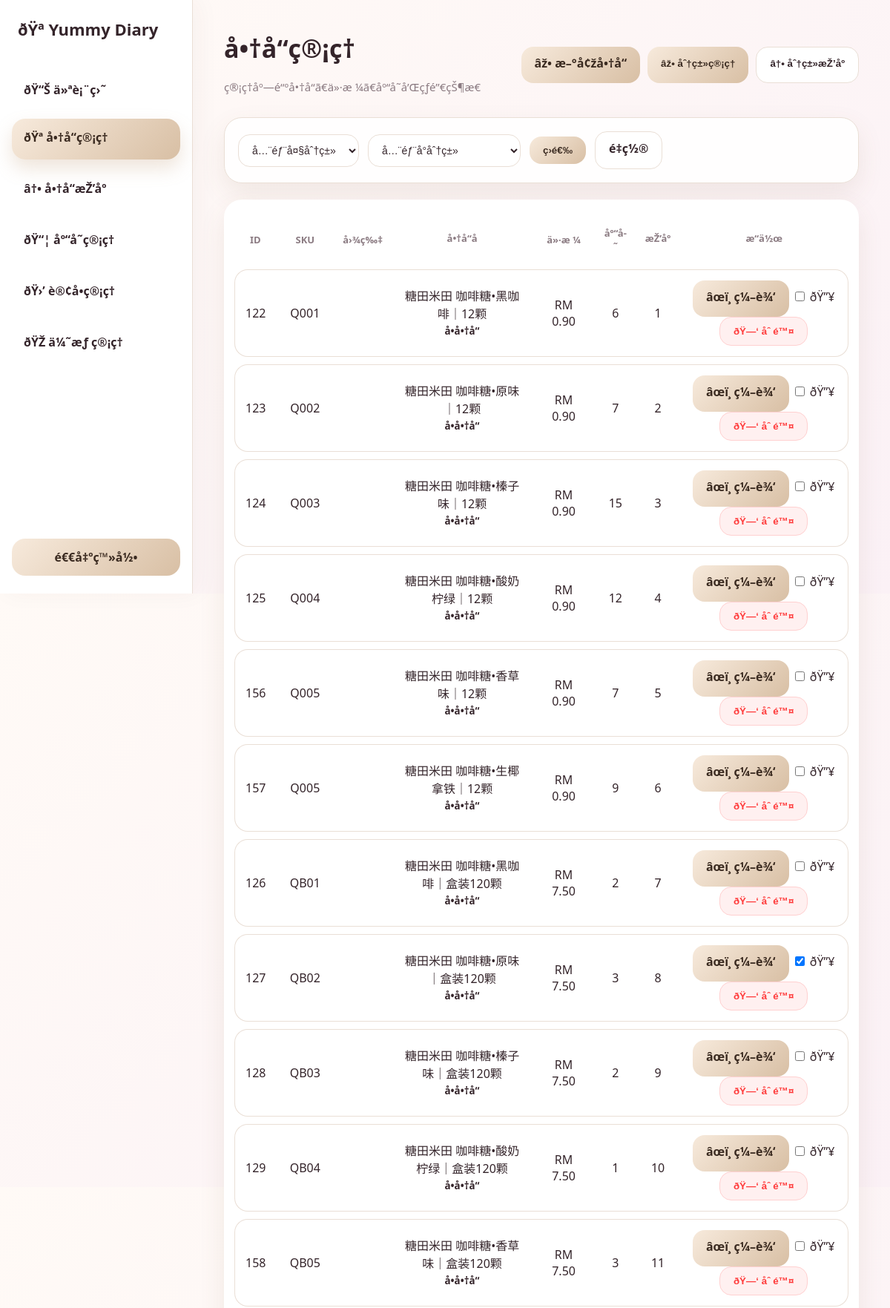
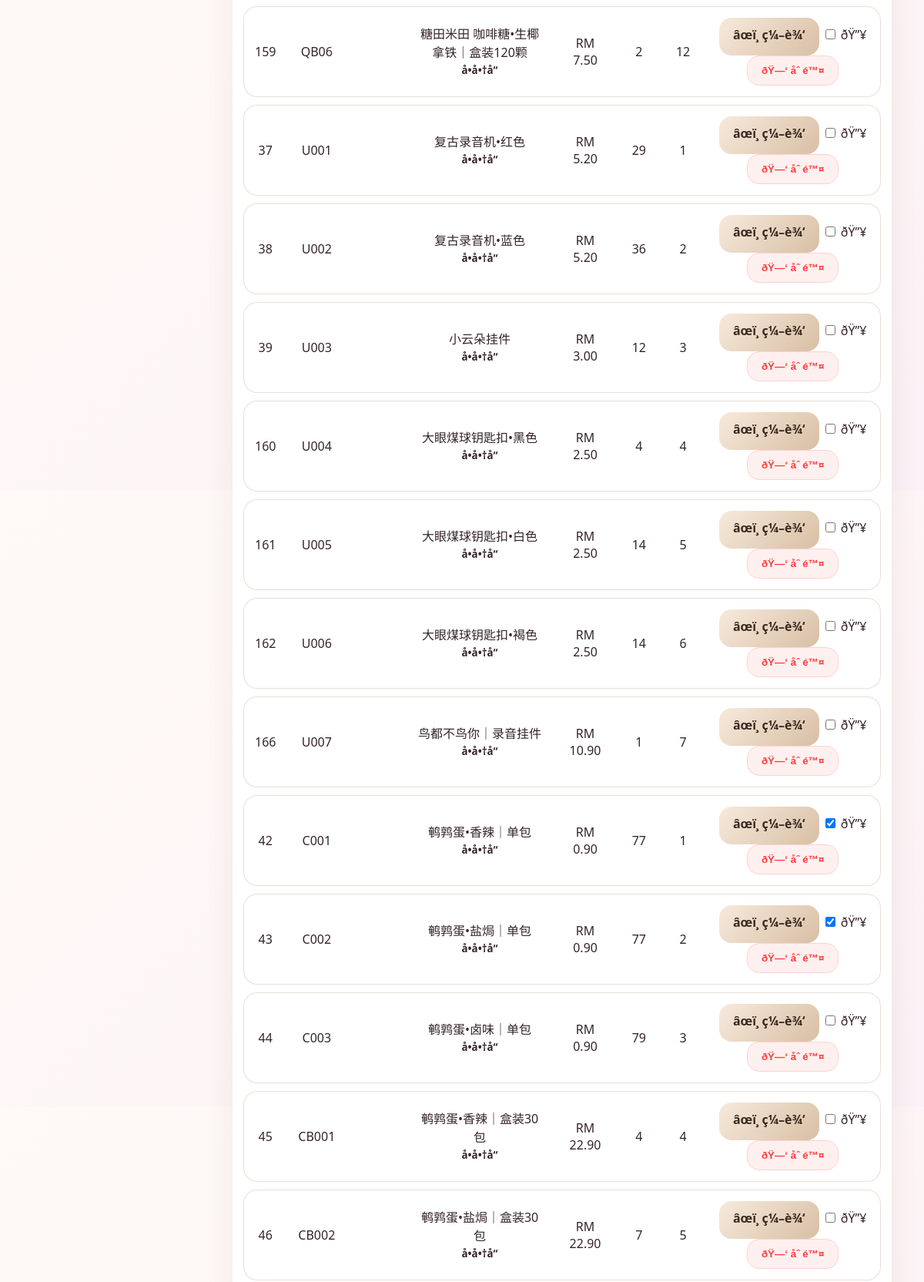
/backend/products.php (signed in, upper part), run on the app's committed database (2 pictures, top to bottom).
### tables this page shows
CREATE TABLE `products` (
  `id` int(11) NOT NULL,
  `sku` varchar(50) DEFAULT NULL,
  `name` varchar(100) NOT NULL,
  `description` text DEFAULT NULL,
  `price` decimal(10,2) NOT NULL,
  `stock` int(11) DEFAULT 0,
  `image` varchar(255) DEFAULT NULL,
  `created_at` timestamp NULL DEFAULT current_timestamp(),
  `category` varchar(50) DEFAULT 'other',
  `image_url` varchar(255) DEFAULT NULL,
  `old_category` varchar(50) DEFAULT NULL,
  `pinyin` varchar(255) DEFAULT NULL,
  `sort_order` int(11) NOT NULL DEFAULT 0,
  `warning_level` int(11) DEFAULT 5,
  `is_hot` tinyint(1) DEFAULT 0,
  `hot_order` int(11) DEFAULT 0
);

### backend/products.php (the view, shortened to what this page needs)
<?php
require __DIR__ . '/../config.php';
$stmt = $pdo->query(
    "SELECT
        g.group_key,
        g.label AS group_label,
        c.category_key,
        c.name AS category_name
     FROM category_groups g
     JOIN product_categories c ON c.group_id = g.id
     WHERE g.status = 1 AND c.status = 1
     ORDER BY g.sort_order ASC, c.sort_order ASC"
);
$selectedGroup = $_GET['group'] ?? '';
$selectedCat = $_GET['cat'] ?? '';
if ($selectedCat !== '') {
    $stmt = $pdo->prepare("SELECT * FROM products WHERE category=? AND parent_product_id IS NULL ORDER BY sort_order ASC,id DESC");
    $stmt->execute([$selectedCat]);
} else {
    $stmt = $pdo->query("SELECT * FROM products WHERE parent_product_id IS NULL ORDER BY category ASC, sort_order ASC,id DESC");
}
$products = $stmt->fetchAll(PDO::FETCH_ASSOC);
?>
<!DOCTYPE html>
<html lang="zh-CN">
<head>
<link rel="stylesheet" href="/yummy-diary/backend/css/admin_layout.css">
</head>
<body>
<?php include __DIR__ . '/includes/sidebar.php'; ?>
<main>
  <section class="page-header">
    <div class="page-title">
      <h2>å•†å“ç®¡ç†</h2>
      <p>ç®¡ç†åº—é“ºå•†å“ã€ä»·æ ¼ã€åº“å­˜å’Œçƒ­é”€çŠ¶æ€</p>
    </div>
    <div class="page-actions">
      <a href="add_product.php" class="btn btn-edit">âž• æ–°å¢žå•†å“</a>
      <button type="button" class="btn btn-edit" onclick="openCategoryModal()">âž• åˆ†ç±»ç®¡ç†</button>
      <button type="button" class="btn btn-move" onclick="openSortModal()">â†• åˆ†ç±»æŽ’åº</button>
    </div>
  </section>
  <form class="category-filter" method="get">
    <select id="groupSelect" name="group">
      <option value="">å…¨éƒ¨å¤§åˆ†ç±»</option>
    </select>
    <select id="catSelect" name="cat">
      <option value="">å…¨éƒ¨å°åˆ†ç±»</option>
    </select>
    <button type="submit" class="btn btn-edit">ç­›é€‰</button>
    <a href="products.php" class="btn btn-move">é‡ç½®</a>
  </form>
  <div class="table-wrapper">
    <table>
      <tr><th>ID</th><th>SKU</th><th>å›¾ç‰‡</th><th>å•†å“å</th><th>ä»·æ ¼</th><th>åº“å­˜</th><th>æŽ’åº</th><th>æ“ä½œ</th></tr>
      <?php foreach($products as $p): ?>
      <tr>
        <td><?= $p['id'] ?></td>
        <td><?= htmlspecialchars($p['sku']) ?></td>
        <td><?php if($p['image_url']): ?><img src="<?= htmlspecialchars(productImageUrl($p['image_url']), ENT_QUOTES) ?>" onerror="this.remove();" class="thumb"><?php endif; ?></td>
        <td>
          <?= htmlspecialchars($p['name']) ?>
          <br><small><strong><?= ($p['product_type'] ?? 'single') === 'grouped' ? 'åˆ†ç±»å•†å“' : 'å•å•†å“' ?></strong></small>
        </td>
        <td>RM <?= number_format($p['price'],2) ?></td>
        <td><?= $p['stock'] ?></td>
        <td><?= $p['sort_order'] ?></td>
        <td>
          <a href="edit_product.php?id=<?= $p['id'] ?>"
             class="btn btn-edit">
             âœï¸ ç¼–è¾‘
          </a>
          <form method="post" style="display:inline;">
            <label>
              <input type="checkbox" name="is_hot" value="1"
                <?= $p['is_hot'] ? 'checked' : '' ?>
                onchange="this.form.submit()">
              ðŸ”¥
            </label>
          </form>
          <form method="post" style="display:inline;" data-confirm="ç¡®å®šåˆ é™¤è¿™ä¸ªå•†å“å—ï¼Ÿåˆ é™¤åŽä¸èƒ½æ¢å¤ã€‚">
            <button type="submit" name="delete_product" value="<?= (int)$p['id'] ?>" class="btn btn-delete">
              ðŸ—‘ åˆ é™¤
            </button>
          </form>
        </td>
      </tr>
      <?php endforeach; ?>
    </table>
  </div>
</main>
</body>
</html>

### backend/css/admin_layout.css (style rules this page uses)
:root { --bg:#fbf7f3; --card:#ffffff; --cream:#f6efe7; --cream-dark:#e8d8c8; --cream-deep:#c8aa8c; --cream-soft:#fffaf4; --cream-border:#eadccd; --text:#34242a; --muted:#8b7b82; --line:#eadfd6; --shadow:0 14px 35px rgba(120,90,60,.10); --radius:24px; }
* { box-sizing:border-box; }
body { margin:0; font-family:"Segoe UI",Arial,sans-serif; background:linear-gradient(135deg,#fffaf6 0%,#fbf1f6 100%); color:var(--text); }
main { margin-left:260px; padding:42px; min-height:100vh; }
.page-header { display:flex; justify-content:space-between; align-items:center; margin-bottom:26px; }
.page-title h2 { margin:0; font-size:34px; color:var(--text); }
.page-title p { margin:8px 0 0; color:var(--muted); font-size:15px; }
.admin-filter, .category-filter, form[method="get"] { background:rgba(255,255,255,.9); border:1px solid var(--line); border-radius:24px; padding:18px; display:flex; flex-wrap:wrap; gap:12px; align-items:center; box-shadow:var(--shadow); margin-bottom:22px; }
input, select, textarea { border:1px solid var(--line); background:#fff; border-radius:16px; padding:12px 14px; font-size:14px; outline:none; color:var(--text); }
.btn, button, .btn-update, .btn-edit { border:none; border-radius:16px; padding:11px 18px; background:linear-gradient(135deg,#f7eadc,#d8bfa4); color:#3a2a20; font-weight:700; cursor:pointer; text-decoration:none; display:inline-flex; align-items:center; justify-content:center; gap:6px; transition:.2s; }
.btn-move, .btn-reset { background:#fff; color:var(--text); border:1px solid var(--line); }
.btn-delete { background:#fff0f0; color:#ff3b3b; border:1px solid #ffd0d0; }
.table-wrapper { background:#fff; border-radius:24px; padding:14px; box-shadow:var(--shadow); overflow:auto; }
table { width:100%; border-collapse:separate; border-spacing:0 10px; background:transparent; }
th { color:var(--muted); font-size:13px; text-align:center; padding:12px; border:none; }
td { background:#fff; border-top:1px solid var(--line); border-bottom:1px solid var(--line); padding:14px; text-align:center; }
td:first-child { border-left:1px solid var(--line); border-radius:18px 0 0 18px; }
td:last-child { border-right:1px solid var(--line); border-radius:0 18px 18px 0; }

### data on the page
products: id "122", sku "Q001", name "糖田米田 咖啡糖•黑咖啡｜12颗", product_type "å•å•†å“", price "0.90", stock "6", sort_order "1"
products: id "123", sku "Q002", name "糖田米田 咖啡糖•原味｜12颗", product_type "å•å•†å“", price "0.90", stock "7", sort_order "2"
products: id "124", sku "Q003", name "糖田米田 咖啡糖•榛子味｜12颗", product_type "å•å•†å“", price "0.90", stock "15", sort_order "3"
products: id "125", sku "Q004", name "糖田米田 咖啡糖•酸奶柠绿｜12颗", product_type "å•å•†å“", price "0.90", stock "12", sort_order "4"
products: id "156", sku "Q005", name "糖田米田 咖啡糖•香草味｜12颗", product_type "å•å•†å“", price "0.90", stock "7", sort_order "5"
products: id "157", sku "Q005", name "糖田米田 咖啡糖•生椰拿铁｜12颗", product_type "å•å•†å“", price "0.90", stock "9", sort_order "6"
products: id "126", sku "QB01", name "糖田米田 咖啡糖•黑咖啡｜盒装120颗", product_type "å•å•†å“", price "7.50", stock "2", sort_order "7"
products: id "127", sku "QB02", name "糖田米田 咖啡糖•原味｜盒装120颗", product_type "å•å•†å“", price "7.50", stock "3", sort_order "8", is_hot "☑"
products: id "128", sku "QB03", name "糖田米田 咖啡糖•榛子味｜盒装120颗", product_type "å•å•†å“", price "7.50", stock "2", sort_order "9"
products: id "129", sku "QB04", name "糖田米田 咖啡糖•酸奶柠绿｜盒装120颗", product_type "å•å•†å“", price "7.50", stock "1", sort_order "10"
products: id "158", sku "QB05", name "糖田米田 咖啡糖•香草味｜盒装120颗", product_type "å•å•†å“", price "7.50", stock "3", sort_order "11"
products: id "159", sku "QB06", name "糖田米田 咖啡糖•生椰拿铁｜盒装120颗", product_type "å•å•†å“", price "7.50", stock "2", sort_order "12"
products: id "37", sku "U001", name "复古录音机•红色", product_type "å•å•†å“", price "5.20", stock "29", sort_order "1"
products: id "38", sku "U002", name "复古录音机•蓝色", product_type "å•å•†å“", price "5.20", stock "36", sort_order "2"
products: id "39", sku "U003", name "小云朵挂件", product_type "å•å•†å“", price "3.00", stock "12", sort_order "3"
products: id "160", sku "U004", name "大眼煤球钥匙扣•黑色", product_type "å•å•†å“", price "2.50", stock "4", sort_order "4"
products: id "161", sku "U005", name "大眼煤球钥匙扣•白色", product_type "å•å•†å“", price "2.50", stock "14", sort_order "5"
products: id "162", sku "U006", name "大眼煤球钥匙扣•褐色", product_type "å•å•†å“", price "2.50", stock "14", sort_order "6"
products: id "166", sku "U007", name "鸟都不鸟你｜录音挂件", product_type "å•å•†å“", price "10.90", stock "1", sort_order "7"
products: id "42", sku "C001", name "鹌鹑蛋•香辣｜单包", product_type "å•å•†å“", price "0.90", stock "77", sort_order "1", is_hot "☑"
products: id "43", sku "C002", name "鹌鹑蛋•盐焗｜单包", product_type "å•å•†å“", price "0.90", stock "77", sort_order "2", is_hot "☑"
products: id "44", sku "C003", name "鹌鹑蛋•卤味｜单包", product_type "å•å•†å“", price "0.90", stock "79", sort_order "3"
products: id "45", sku "CB001", name "鹌鹑蛋•香辣｜盒装30包", product_type "å•å•†å“", price "22.90", stock "4", sort_order "4"
products: id "46", sku "CB002", name "鹌鹑蛋•盐焗｜盒装30包", product_type "å•å•†å“", price "22.90", stock "7", sort_order "5"
